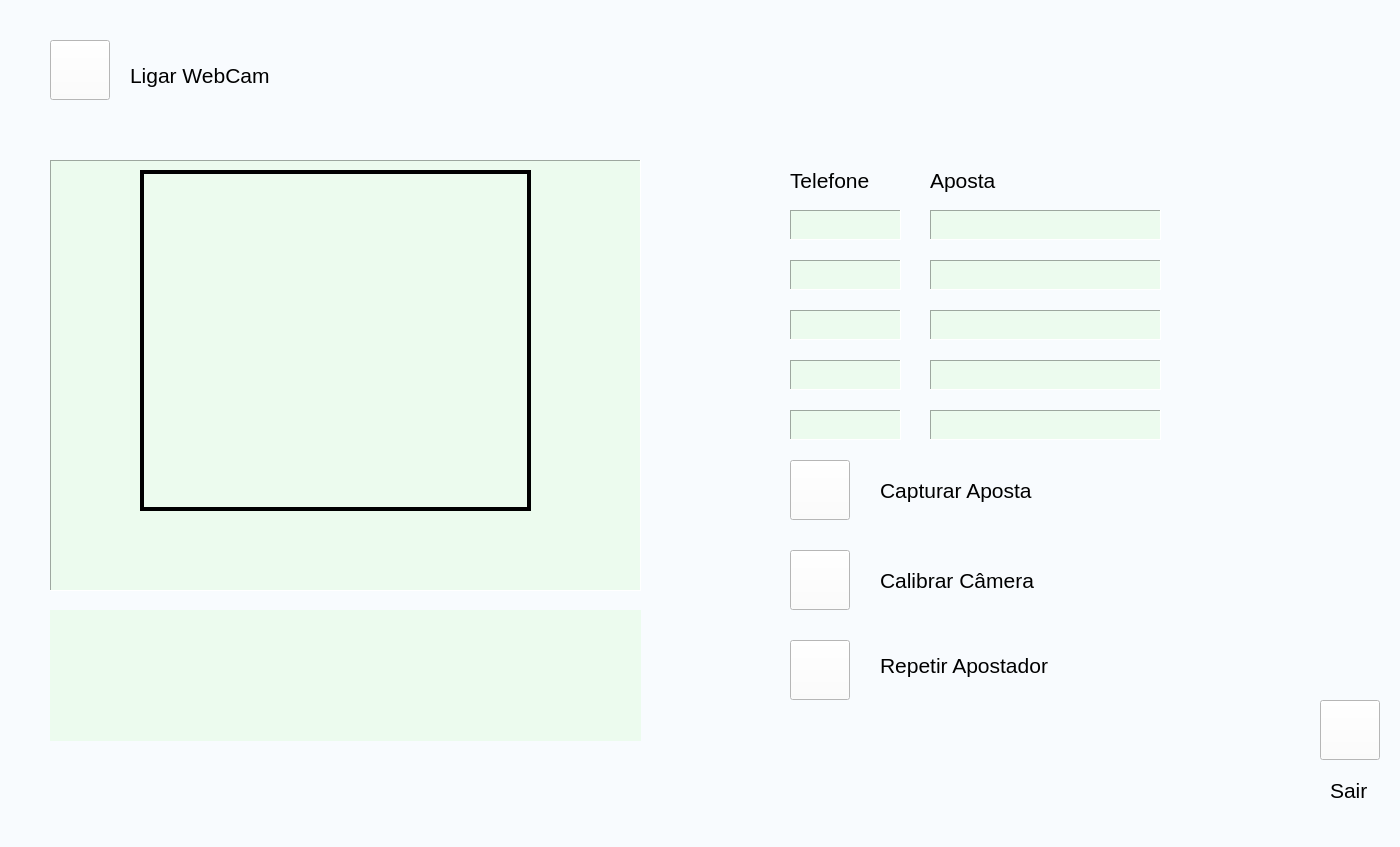
<?xml version="1.0" encoding="UTF-8"?>
<ui version="4.0">
 <class>bolao</class>
 <widget class="QMainWindow" name="bolao">
  <property name="geometry">
   <rect>
    <x>0</x>
    <y>0</y>
    <width>1400</width>
    <height>847</height>
   </rect>
  </property>
  <property name="windowTitle">
   <string>Bolão </string>
  </property>
  <property name="styleSheet">
   <string notr="true">background-color: #F8FBFE;
</string>
  </property>
  <widget class="QWidget" name="centralwidget">
   <widget class="QPushButton" name="ligar">
    <property name="enabled">
     <bool>true</bool>
    </property>
    <property name="geometry">
     <rect>
      <x>50</x>
      <y>40</y>
      <width>60</width>
      <height>60</height>
     </rect>
    </property>
    <property name="font">
     <font>
      <family>Arial</family>
      <pointsize>12</pointsize>
      <weight>50</weight>
      <italic>false</italic>
      <bold>false</bold>
      <underline>false</underline>
      <strikeout>false</strikeout>
      <kerning>true</kerning>
     </font>
    </property>
    <property name="cursor">
     <cursorShape>ArrowCursor</cursorShape>
    </property>
    <property name="layoutDirection">
     <enum>Qt::LeftToRight</enum>
    </property>
    <property name="styleSheet">
     <string notr="true">background-color: white;
</string>
    </property>
    <property name="text">
     <string/>
    </property>
   </widget>
   <widget class="QLabel" name="webcam">
    <property name="geometry">
     <rect>
      <x>50</x>
      <y>160</y>
      <width>591</width>
      <height>431</height>
     </rect>
    </property>
    <property name="styleSheet">
     <string notr="true">background-color: #ECFBEE;
</string>
    </property>
    <property name="frameShape">
     <enum>QFrame::Panel</enum>
    </property>
    <property name="frameShadow">
     <enum>QFrame::Sunken</enum>
    </property>
    <property name="lineWidth">
     <number>1</number>
    </property>
    <property name="text">
     <string/>
    </property>
   </widget>
   <widget class="QPushButton" name="capturar">
    <property name="geometry">
     <rect>
      <x>790</x>
      <y>460</y>
      <width>60</width>
      <height>60</height>
     </rect>
    </property>
    <property name="font">
     <font>
      <family>Arial</family>
      <pointsize>12</pointsize>
     </font>
    </property>
    <property name="styleSheet">
     <string notr="true">background-color: white;
</string>
    </property>
    <property name="text">
     <string/>
    </property>
   </widget>
   <widget class="QPushButton" name="adicionar">
    <property name="geometry">
     <rect>
      <x>790</x>
      <y>640</y>
      <width>60</width>
      <height>60</height>
     </rect>
    </property>
    <property name="font">
     <font>
      <family>Arial</family>
      <pointsize>12</pointsize>
     </font>
    </property>
    <property name="styleSheet">
     <string notr="true">background-color: white;
</string>
    </property>
    <property name="text">
     <string/>
    </property>
   </widget>
   <widget class="QLabel" name="label">
    <property name="geometry">
     <rect>
      <x>140</x>
      <y>170</y>
      <width>391</width>
      <height>341</height>
     </rect>
    </property>
    <property name="styleSheet">
     <string notr="true">background-color: transparent;
</string>
    </property>
    <property name="frameShape">
     <enum>QFrame::Box</enum>
    </property>
    <property name="frameShadow">
     <enum>QFrame::Plain</enum>
    </property>
    <property name="lineWidth">
     <number>4</number>
    </property>
    <property name="text">
     <string/>
    </property>
   </widget>
   <widget class="QLabel" name="label_3">
    <property name="geometry">
     <rect>
      <x>790</x>
      <y>160</y>
      <width>111</width>
      <height>40</height>
     </rect>
    </property>
    <property name="font">
     <font>
      <family>Arial</family>
      <pointsize>16</pointsize>
     </font>
    </property>
    <property name="text">
     <string>Telefone</string>
    </property>
    <property name="textFormat">
     <enum>Qt::AutoText</enum>
    </property>
   </widget>
   <widget class="QLabel" name="telefone">
    <property name="geometry">
     <rect>
      <x>790</x>
      <y>210</y>
      <width>111</width>
      <height>30</height>
     </rect>
    </property>
    <property name="font">
     <font>
      <family>Arial</family>
      <pointsize>8</pointsize>
     </font>
    </property>
    <property name="styleSheet">
     <string notr="true">background-color: #ECFBEE;
</string>
    </property>
    <property name="frameShape">
     <enum>QFrame::Panel</enum>
    </property>
    <property name="frameShadow">
     <enum>QFrame::Sunken</enum>
    </property>
    <property name="text">
     <string/>
    </property>
   </widget>
   <widget class="QLabel" name="telefone2">
    <property name="geometry">
     <rect>
      <x>790</x>
      <y>260</y>
      <width>111</width>
      <height>30</height>
     </rect>
    </property>
    <property name="font">
     <font>
      <family>Arial</family>
      <pointsize>8</pointsize>
     </font>
    </property>
    <property name="styleSheet">
     <string notr="true">background-color: #ECFBEE;
</string>
    </property>
    <property name="frameShape">
     <enum>QFrame::Panel</enum>
    </property>
    <property name="frameShadow">
     <enum>QFrame::Sunken</enum>
    </property>
    <property name="text">
     <string/>
    </property>
   </widget>
   <widget class="QLabel" name="telefone3">
    <property name="geometry">
     <rect>
      <x>790</x>
      <y>310</y>
      <width>111</width>
      <height>30</height>
     </rect>
    </property>
    <property name="font">
     <font>
      <family>Arial</family>
      <pointsize>8</pointsize>
     </font>
    </property>
    <property name="styleSheet">
     <string notr="true">background-color: #ECFBEE;
</string>
    </property>
    <property name="frameShape">
     <enum>QFrame::Panel</enum>
    </property>
    <property name="frameShadow">
     <enum>QFrame::Sunken</enum>
    </property>
    <property name="text">
     <string/>
    </property>
   </widget>
   <widget class="QLabel" name="telefone4">
    <property name="geometry">
     <rect>
      <x>790</x>
      <y>360</y>
      <width>111</width>
      <height>30</height>
     </rect>
    </property>
    <property name="font">
     <font>
      <family>Arial</family>
      <pointsize>8</pointsize>
     </font>
    </property>
    <property name="styleSheet">
     <string notr="true">background-color: #ECFBEE;
</string>
    </property>
    <property name="frameShape">
     <enum>QFrame::Panel</enum>
    </property>
    <property name="frameShadow">
     <enum>QFrame::Sunken</enum>
    </property>
    <property name="text">
     <string/>
    </property>
   </widget>
   <widget class="QLabel" name="telefone5">
    <property name="geometry">
     <rect>
      <x>790</x>
      <y>410</y>
      <width>111</width>
      <height>30</height>
     </rect>
    </property>
    <property name="font">
     <font>
      <family>Arial</family>
      <pointsize>8</pointsize>
     </font>
    </property>
    <property name="styleSheet">
     <string notr="true">background-color: #ECFBEE;
</string>
    </property>
    <property name="frameShape">
     <enum>QFrame::Panel</enum>
    </property>
    <property name="frameShadow">
     <enum>QFrame::Sunken</enum>
    </property>
    <property name="text">
     <string/>
    </property>
   </widget>
   <widget class="QLabel" name="label_4">
    <property name="geometry">
     <rect>
      <x>930</x>
      <y>160</y>
      <width>121</width>
      <height>40</height>
     </rect>
    </property>
    <property name="font">
     <font>
      <family>Arial</family>
      <pointsize>16</pointsize>
     </font>
    </property>
    <property name="text">
     <string>Aposta</string>
    </property>
   </widget>
   <widget class="QLabel" name="aposta">
    <property name="geometry">
     <rect>
      <x>930</x>
      <y>210</y>
      <width>231</width>
      <height>30</height>
     </rect>
    </property>
    <property name="font">
     <font>
      <family>Arial</family>
      <pointsize>8</pointsize>
     </font>
    </property>
    <property name="styleSheet">
     <string notr="true">background-color: #ECFBEE;
</string>
    </property>
    <property name="frameShape">
     <enum>QFrame::Panel</enum>
    </property>
    <property name="frameShadow">
     <enum>QFrame::Sunken</enum>
    </property>
    <property name="text">
     <string/>
    </property>
   </widget>
   <widget class="QLabel" name="aposta2">
    <property name="geometry">
     <rect>
      <x>930</x>
      <y>260</y>
      <width>231</width>
      <height>30</height>
     </rect>
    </property>
    <property name="font">
     <font>
      <family>Arial</family>
      <pointsize>8</pointsize>
     </font>
    </property>
    <property name="styleSheet">
     <string notr="true">background-color: #ECFBEE;
</string>
    </property>
    <property name="frameShape">
     <enum>QFrame::Panel</enum>
    </property>
    <property name="frameShadow">
     <enum>QFrame::Sunken</enum>
    </property>
    <property name="text">
     <string/>
    </property>
   </widget>
   <widget class="QLabel" name="aposta3">
    <property name="geometry">
     <rect>
      <x>930</x>
      <y>310</y>
      <width>231</width>
      <height>30</height>
     </rect>
    </property>
    <property name="font">
     <font>
      <family>Arial</family>
      <pointsize>8</pointsize>
     </font>
    </property>
    <property name="styleSheet">
     <string notr="true">background-color: #ECFBEE;
</string>
    </property>
    <property name="frameShape">
     <enum>QFrame::Panel</enum>
    </property>
    <property name="frameShadow">
     <enum>QFrame::Sunken</enum>
    </property>
    <property name="text">
     <string/>
    </property>
   </widget>
   <widget class="QLabel" name="aposta4">
    <property name="geometry">
     <rect>
      <x>930</x>
      <y>360</y>
      <width>231</width>
      <height>30</height>
     </rect>
    </property>
    <property name="font">
     <font>
      <family>Arial</family>
      <pointsize>8</pointsize>
     </font>
    </property>
    <property name="styleSheet">
     <string notr="true">background-color: #ECFBEE;
</string>
    </property>
    <property name="frameShape">
     <enum>QFrame::Panel</enum>
    </property>
    <property name="frameShadow">
     <enum>QFrame::Sunken</enum>
    </property>
    <property name="lineWidth">
     <number>1</number>
    </property>
    <property name="text">
     <string/>
    </property>
   </widget>
   <widget class="QLabel" name="aposta5">
    <property name="geometry">
     <rect>
      <x>930</x>
      <y>410</y>
      <width>231</width>
      <height>30</height>
     </rect>
    </property>
    <property name="font">
     <font>
      <family>Arial</family>
      <pointsize>8</pointsize>
     </font>
    </property>
    <property name="styleSheet">
     <string notr="true">background-color: #ECFBEE;
</string>
    </property>
    <property name="frameShape">
     <enum>QFrame::Panel</enum>
    </property>
    <property name="frameShadow">
     <enum>QFrame::Sunken</enum>
    </property>
    <property name="text">
     <string/>
    </property>
   </widget>
   <widget class="QPushButton" name="desligar">
    <property name="geometry">
     <rect>
      <x>1320</x>
      <y>700</y>
      <width>60</width>
      <height>60</height>
     </rect>
    </property>
    <property name="font">
     <font>
      <family>Arial</family>
      <pointsize>12</pointsize>
     </font>
    </property>
    <property name="styleSheet">
     <string notr="true">background-color: white;
</string>
    </property>
    <property name="text">
     <string/>
    </property>
   </widget>
   <widget class="QLabel" name="textoLigar">
    <property name="geometry">
     <rect>
      <x>130</x>
      <y>50</y>
      <width>201</width>
      <height>51</height>
     </rect>
    </property>
    <property name="font">
     <font>
      <family>Arial</family>
      <pointsize>16</pointsize>
      <weight>50</weight>
      <bold>false</bold>
     </font>
    </property>
    <property name="text">
     <string>Ligar WebCam</string>
    </property>
   </widget>
   <widget class="QLabel" name="textoCapturar">
    <property name="geometry">
     <rect>
      <x>880</x>
      <y>460</y>
      <width>221</width>
      <height>61</height>
     </rect>
    </property>
    <property name="font">
     <font>
      <family>Arial</family>
      <pointsize>16</pointsize>
     </font>
    </property>
    <property name="text">
     <string>Capturar Aposta</string>
    </property>
   </widget>
   <widget class="QLabel" name="label_2">
    <property name="geometry">
     <rect>
      <x>880</x>
      <y>640</y>
      <width>251</width>
      <height>51</height>
     </rect>
    </property>
    <property name="font">
     <font>
      <family>Arial</family>
      <pointsize>16</pointsize>
     </font>
    </property>
    <property name="text">
     <string>Repetir Apostador</string>
    </property>
   </widget>
   <widget class="QLabel" name="label_5">
    <property name="geometry">
     <rect>
      <x>1330</x>
      <y>760</y>
      <width>51</width>
      <height>61</height>
     </rect>
    </property>
    <property name="font">
     <font>
      <family>Arial</family>
      <pointsize>16</pointsize>
     </font>
    </property>
    <property name="text">
     <string>Sair</string>
    </property>
   </widget>
   <widget class="QLabel" name="msgstatus">
    <property name="geometry">
     <rect>
      <x>50</x>
      <y>610</y>
      <width>591</width>
      <height>131</height>
     </rect>
    </property>
    <property name="font">
     <font>
      <family>Arial</family>
      <pointsize>12</pointsize>
     </font>
    </property>
    <property name="styleSheet">
     <string notr="true">background-color: #ECFBEE;
</string>
    </property>
    <property name="frameShape">
     <enum>QFrame::Box</enum>
    </property>
    <property name="frameShadow">
     <enum>QFrame::Plain</enum>
    </property>
    <property name="lineWidth">
     <number>0</number>
    </property>
    <property name="text">
     <string/>
    </property>
   </widget>
   <widget class="QPushButton" name="calibrar">
    <property name="geometry">
     <rect>
      <x>790</x>
      <y>550</y>
      <width>60</width>
      <height>60</height>
     </rect>
    </property>
    <property name="styleSheet">
     <string notr="true">background-color: white;
</string>
    </property>
    <property name="text">
     <string/>
    </property>
   </widget>
   <widget class="QLabel" name="label_6">
    <property name="geometry">
     <rect>
      <x>880</x>
      <y>560</y>
      <width>211</width>
      <height>41</height>
     </rect>
    </property>
    <property name="font">
     <font>
      <family>Arial</family>
      <pointsize>16</pointsize>
     </font>
    </property>
    <property name="text">
     <string>Calibrar Câmera</string>
    </property>
   </widget>
  </widget>
  <widget class="QMenuBar" name="menubar">
   <property name="geometry">
    <rect>
     <x>0</x>
     <y>0</y>
     <width>1400</width>
     <height>21</height>
    </rect>
   </property>
  </widget>
  <widget class="QStatusBar" name="statusbar"/>
 </widget>
 <resources/>
 <connections/>
</ui>
